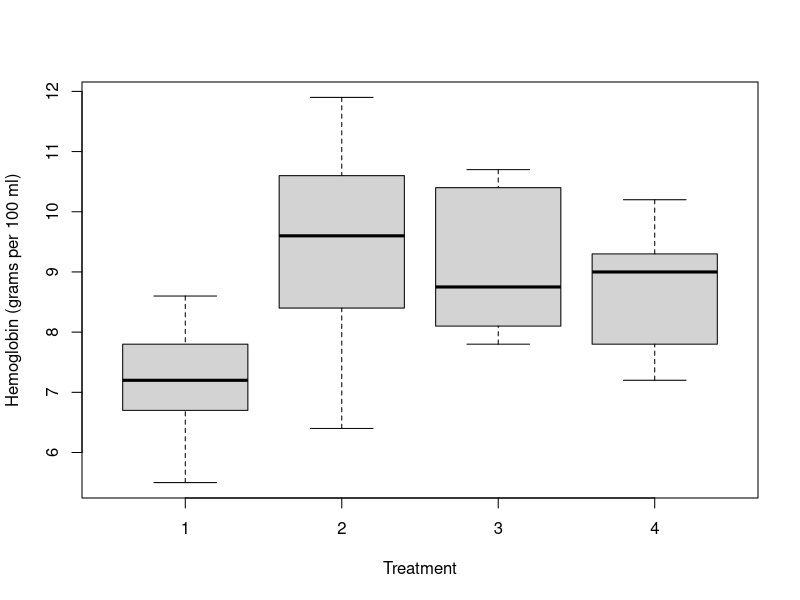
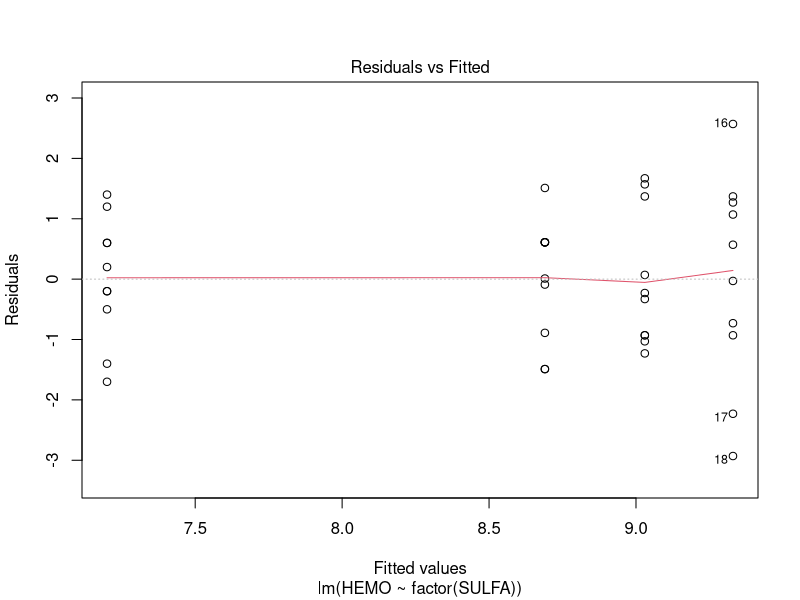
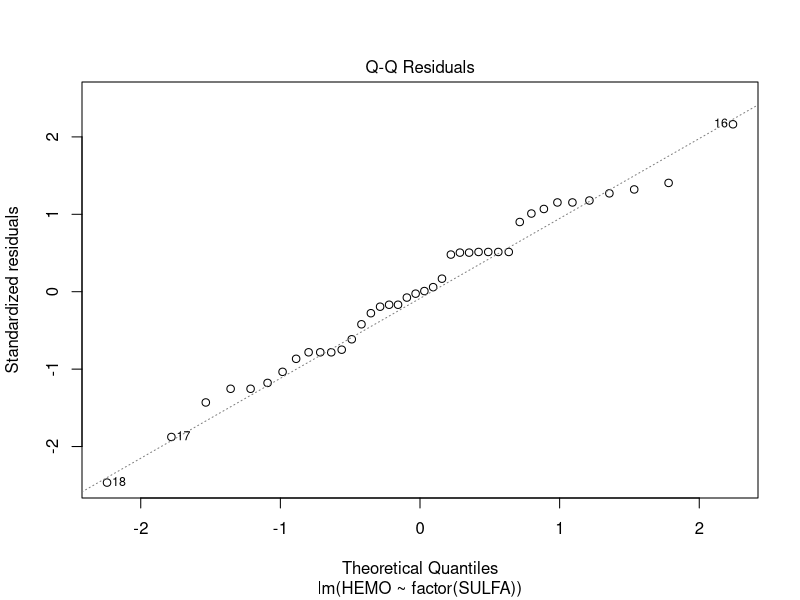
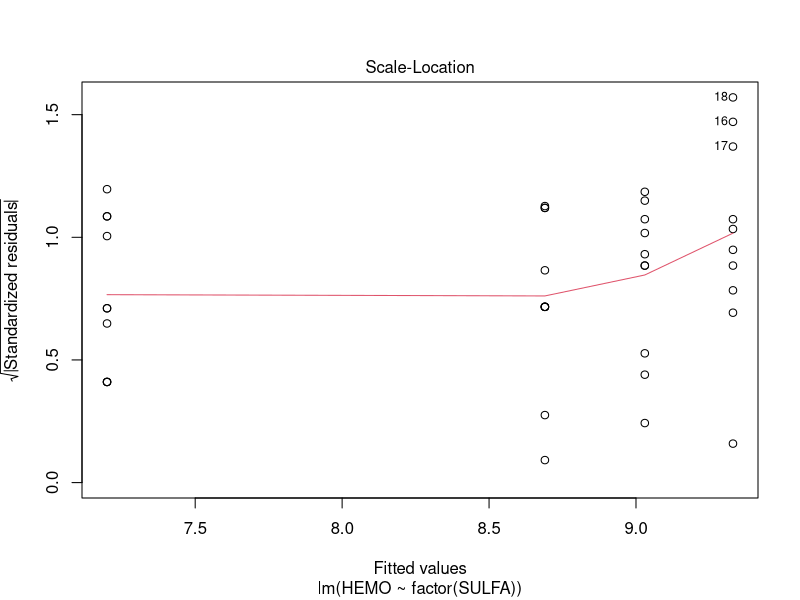
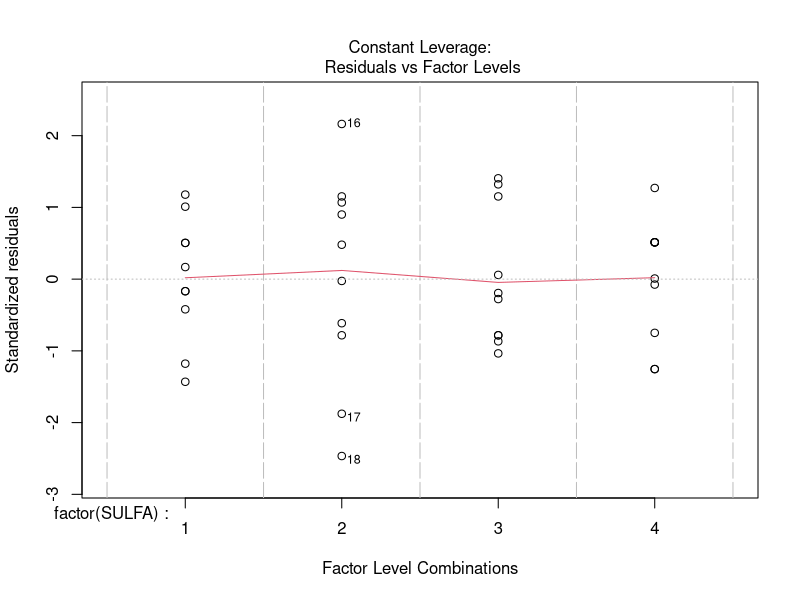
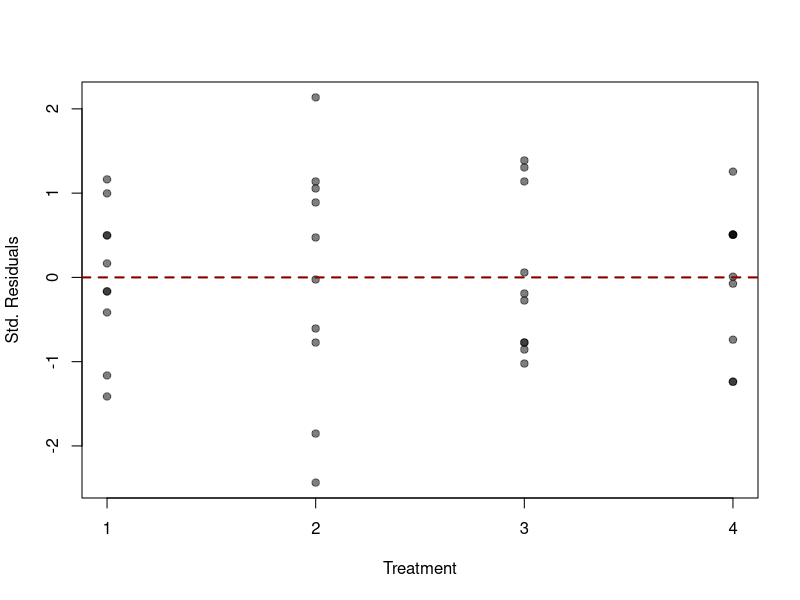
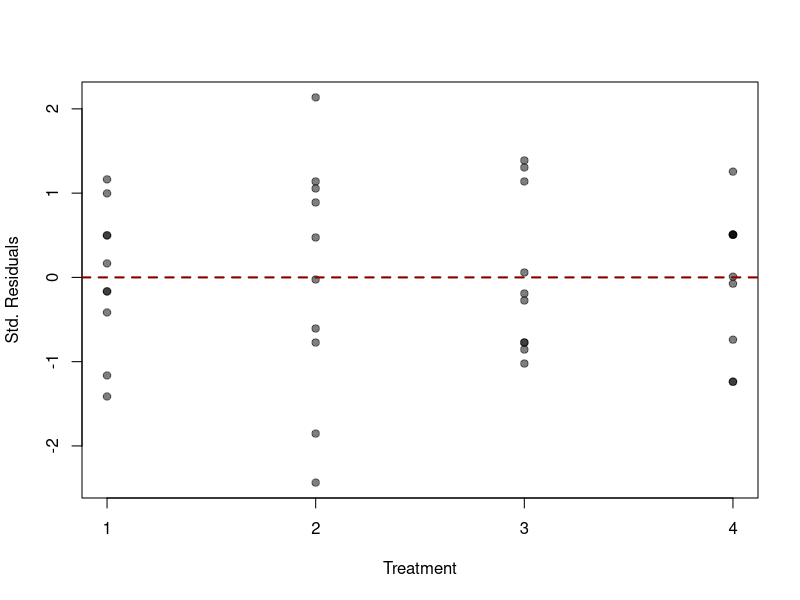
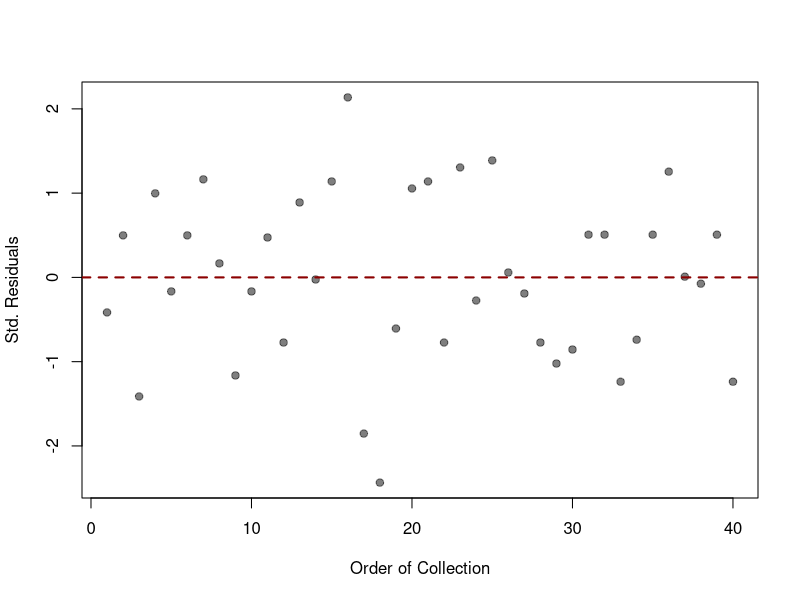

Source code (R) for these figures, in order:
library(tibble)

options(digits=6)

trout <- tribble(~SULFA, ~HEMO,
1, 6.7, 1, 7.8,
1, 5.5, 1, 8.4,
1, 7.0, 1, 7.8,
1, 8.6, 1, 7.4,
1, 5.8, 1, 7.0,
2, 9.9, 2, 8.4,
2, 10.4, 2, 9.3,
2, 10.7, 2, 11.9,
2, 7.1,2, 6.4,
2, 8.6,2, 10.6,
3, 10.4,3, 8.1,
3, 10.6,3, 8.7,
3, 10.7,3, 9.1,
3, 8.8,3, 8.1,
3, 7.8,3, 8.0,
4, 9.3,4, 9.3,
4, 7.2,4, 7.8,
4, 9.3,4, 10.2,
4, 8.7,4, 8.6,
4, 9.3,4, 7.2)

# Create a boxplot of Hemoglobin counts by treatment
# x-axis: treatment type, y-axis: Hemoglobin level
boxplot(HEMO ~ factor(SULFA), data=trout,
        xlab="Treatment", ylab="Hemoglobin (grams per 100 ml)")

# Fit a linear model for Hemoglobin using the factor variable Treatment
trout_fit <- lm(HEMO ~ factor(SULFA), data=trout)

# Display the ANOVA table for the fitted model
anova(trout_fit)
# Residuals vs Fitted: look for a random ‘cloud’ around 0 (no curvature; constant spread).
# Normal Q–Q: points near the line indicate roughly normal residuals.
# Scale–Location: like Residuals vs Fitted but on sqrt(|resid|); we want a flat band (constant variance).
# Residuals vs Leverage: flags high-leverage points and influential cases 
plot(trout_fit)


#------------------------------------------------------------------------------#
# Check form of the model
# calculate standardized residuals of the model
trout$std_resids <- scale(residuals(trout_fit))[,1]
plot(trout$SULFA, trout$std_resids, xlab="Treatment", ylab = "Std. Residuals",
     pch = 19, col = rgb(0, 0, 0, alpha = 0.5), xaxt = "n")
axis(1, at = seq(1, 4, 1)) 
abline(h = 0, col = "darkred", lty = 2, lwd=2) # Add horizontal line at 0

#------------------------------------------------------------------------------#
# Check Outliers
# Plot the standardized residuals against treatment
plot(trout$SULFA, trout$std_resids, xlab="Treatment", ylab = "Std. Residuals",
     pch = 19, col = rgb(0, 0, 0, alpha = 0.5), xaxt = "n")
axis(1, at = seq(1, 4, 1)) 
abline(h = 0, col = "darkred", lty = 2, lwd=2) # Add horizontal line at 0

#------------------------------------------------------------------------------#
# Check for Independence
# Assume that the trout were collected in the order presented here
trout$order <- 1:40

# Plot the standardized residuals against order of collection
plot(trout$order, trout$std_resids, xlab="Order of Collection", ylab = "Std. Residuals",
     pch = 19, col = rgb(0, 0, 0, alpha = 0.5))
abline(h = 0, col = "darkred", lty = 2, lwd=2) # Add horizontal line at 0 

#----------------------------------------------------------------------------
# Check for Equal Variance
# Plot the standardized residuals against fitted values
trout$fitted_y <- fitted(trout_fit)
plot(trout$fitted_y, trout$std_resids, xlab="Fitted Values", 
     ylab = "Std. Residuals", pch = 19, col = rgb(0, 0, 0, alpha = 0.5))
abline(h = 0, col = "darkred", lty = 2, lwd=2) # Add horizontal line at 0
# For each treatment, calculate the mean and variance of HEMO
aggregate(HEMO ~ factor(SULFA), data=trout, var)
#----------------------------------------------------------------------------
# Check for Normality
qqnorm(trout$std_resids, pch = 19, col = rgb(0, 0, 0, alpha = 0.5))
qqline(trout$std_resids, col="steelblue", lwd=2)

#------------------------------------------------------------------------------#
# Equalized-Variance Transformation
# For each treatment, calculate the mean and variance of HEMO
ests <- aggregate(HEMO ~ factor(SULFA), data = trout, 
                  function(x) c(mean = mean(x), var = var(x)))
ests <- data.frame(ests$`factor(SULFA)`, ests$HEMO)
names(ests) <- c("SULFA", "y_mean", "y_var")
# Fit a simple linear regression model to check the relationship between group
# means and group variances
(y_bar_fit <- lm(log(y_var) ~ log(y_mean), data=ests))

# Create a scatter plot of group means vs. group variances
plot(log(ests$y_mean), log(ests$y_var), 
     xlab = expression(ln(bar(y)[i.])),
     ylab = expression(ln(s[i]^2)),
     pch = 19, col = rgb(0, 0, 0, alpha = 0.5))

# Add the fitted regression line from y_bar_fit to the plot
abline(y_bar_fit, lwd=2)

# set q equal to the slope of the fitted line
q <- coefficients(y_bar_fit)[2]
# apply the q transformation
trout$HEMO_trns <- trout$HEMO^(1-q/2)
# fit the model using the transformed y-values
trout_fit_trns <- lm(HEMO_trns ~ factor(SULFA), data=trout)

# output ANOVA table
anova(trout_fit_trns)

# compare variances 
(ests_trns <- aggregate(HEMO_trns ~ factor(SULFA), data = trout, var))

# calculate ratio of max(si^2) to min(si^2)
max(ests_trns$HEMO)/min(ests_trns$HEMO)

plot(trout_fit_trns)
